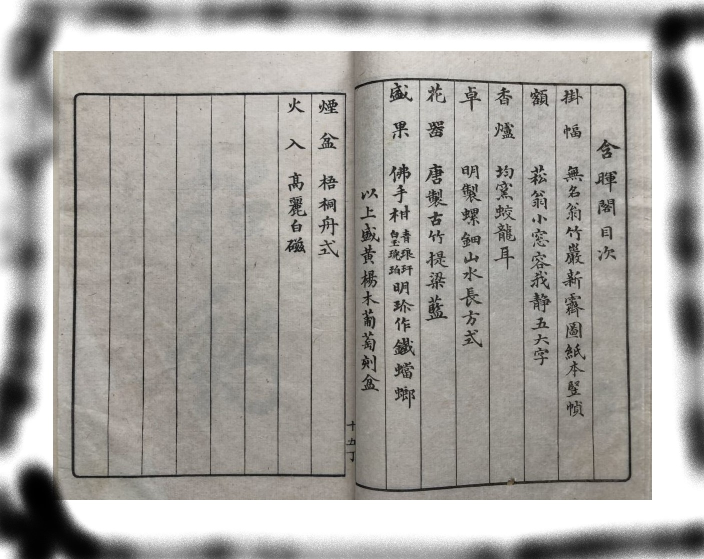
#> input picture oldbook_bad.jpg, 1408 x 1118 px (shown at 1/2 size)
$ python opencv_test.py
#> lines starting #> are read from the running program, lines starting #| are printed output that depends on the picture; after the words box and inside, x2 and y2 are one past the last pixel; in counts of white or black regions, pixels touching at a corner belong together
import cv2
import numpy as np
import matplotlib.pyplot as plt

def show_img(img):
    # 以視窗的形式展現圖片，視窗大小為圖片的一半
    # 若圖片太大，直接用cv2.imshow會以完整解析度呈現，所以改用下面的nameWindow把圖像放在裡面限制大小
    cv2.namedWindow("windows", 0)
    # 設定窗口大小，("名稱", x, y) x是寬度 y是高度，此處暫以縮小一半作呈現
    cv2.resizeWindow("windows", int(img.shape[1]/2), int(img.shape[0]/2))
    cv2.imshow("windows", img)
    cv2.waitKey()
    cv2.destroyAllWindows()

img = cv2.imread("oldbook_bad.jpg")
#> img is the input picture: shape (1118, 1408, 3); mean B, G, R 159, 163, 165.6
# img.shpae -> (高,寬,通道數)
# 將圖片轉成灰度圖
img_gray = cv2.cvtColor(img, cv2.COLOR_BGR2GRAY)
# 將灰階圖模糊化，能先處理掉一些噪點；有用
img_gray = cv2.medianBlur(img_gray,5)
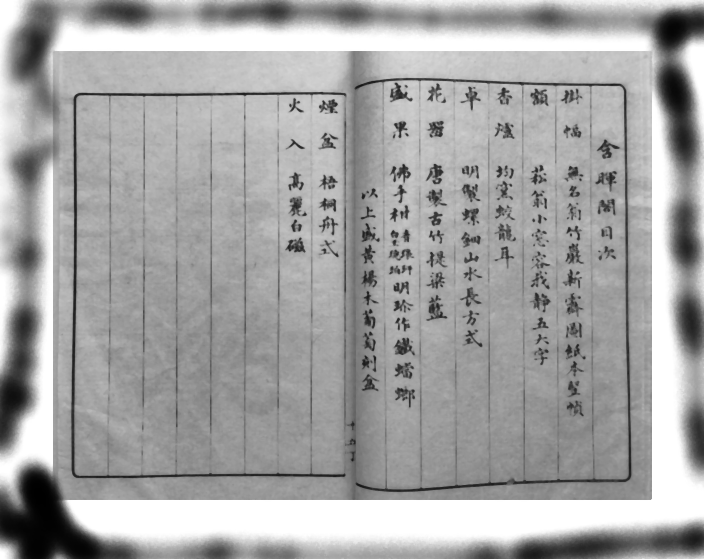
#> img_gray: shape (1118, 1408) (shown at 1/2 size); min 0, max 255, mean 164.3
# 將圖片二值化，ret是閾值，thresh是承接二值化後的資料
# cv2.THRESH_BINARY_INV是在將其反轉，因為我們在乎的是文字的部分
# 也有自適應二值化的方法，可以嘗試https://shengyu7697.github.io/python-opencv-threshold/
ret, thresh = cv2.threshold(img_gray, 127, 255, cv2.THRESH_BINARY_INV)
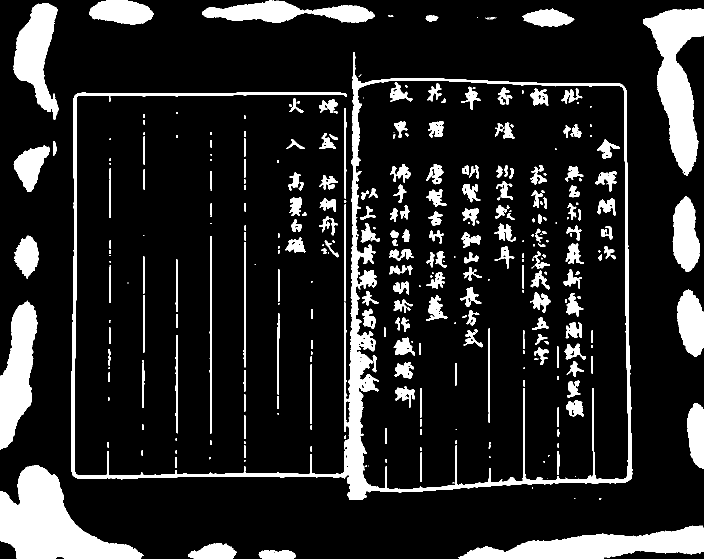
#> thresh: shape (1118, 1408) (shown at 1/2 size); 14.5% white; 358 white regions (106 under 20 px), largest, box (x1, y1, x2, y2) and area: (142, 104, 1265, 1000) 44265, (0, 931, 287, 1118) 26117, (1286, 17, 1408, 352) 19139
# th2 = cv2.adaptiveThreshold(img_gray, 255, cv2.ADAPTIVE_THRESH_MEAN_C, cv2.THRESH_BINARY_INV, 13, 2) # 自適應效果不佳

# kernel 膨脹的卷積核
kernel = np.ones((3, 5), np.uint8)
# 迭代次數表示做幾次膨脹操作，不一定做膨脹操作，但有膨脹的話會取得比較寬限，不會吃掉邊線
thresh = cv2.dilate(thresh, kernel, iterations=5)
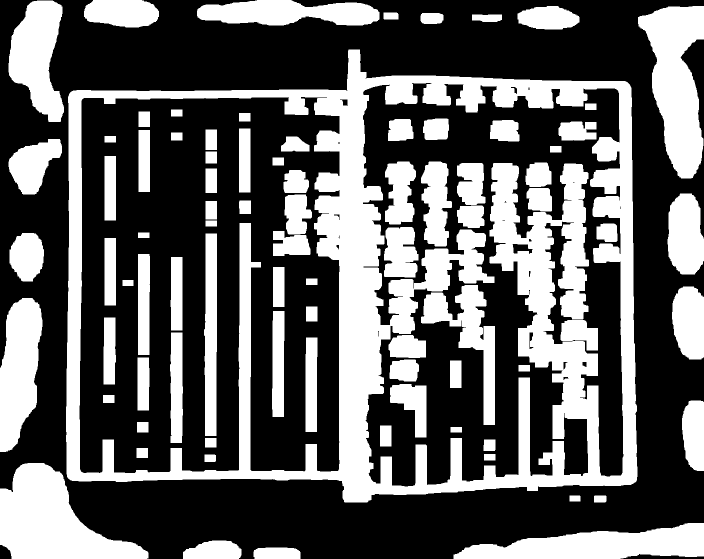
#> thresh: shape (1118, 1408) (shown at 1/2 size); 38% white; 83 white regions

# thresh = cv2.Canny(thresh, 128, 256) # 邊緣檢測，會取的較細連文字部分都捕捉

# cv2.findContour 接受的參數為二值圖，才能抓出等高線
contours, hierarchy = cv2.findContours(thresh, cv2.RETR_EXTERNAL, cv2.CHAIN_APPROX_SIMPLE)
#> contours = 21 contours; largest, box (x1, y1, x2, y2) and area: (132, 99, 1275, 1005) 908466, (0, 926, 297, 1118) 30655, (1276, 12, 1408, 357) 26952, (907, 1046, 1408, 1118) 21924, (0, 596, 85, 904) 18368

# 以下嘗試將框選內東西令為白色
print(f"資料類型 :{type(contours)}")
#| 資料類型 :<class 'list'>
n = len(contours)
#> n = 21
print(n)
#| 21
for i in range(n):
    # 迴圈計算影像框選到的面積
    M = cv2.moments(contours[i])
    area = cv2.contourArea(contours[i])
    print(f"輪廓{i}面積 = {area}")
#> this loop made 21 passes
#> area on passes 1 to 12: 1923, 3385.5, 21924.5, 309, 230.5, 30655, 5164.5, 18368.5, 7734.5, 5080.5, 9492, 6920
#| 輪廓0面積 = 1923.0
#| 輪廓1面積 = 3385.5
#| 輪廓2面積 = 21924.5
#| 輪廓3面積 = 309.0
#| 輪廓4面積 = 230.5
#| 輪廓5面積 = 30655.0
#| 輪廓6面積 = 5164.5
#| 輪廓7面積 = 18368.5
#> (further printed lines are left out)
    # 可以最後提取出最大值
# contours後的-1是取全部，可以單獨選取第n個框選目標，最後面是框線粗度
dst = cv2.drawContours(img,contours,-1,(255,0,0),3)
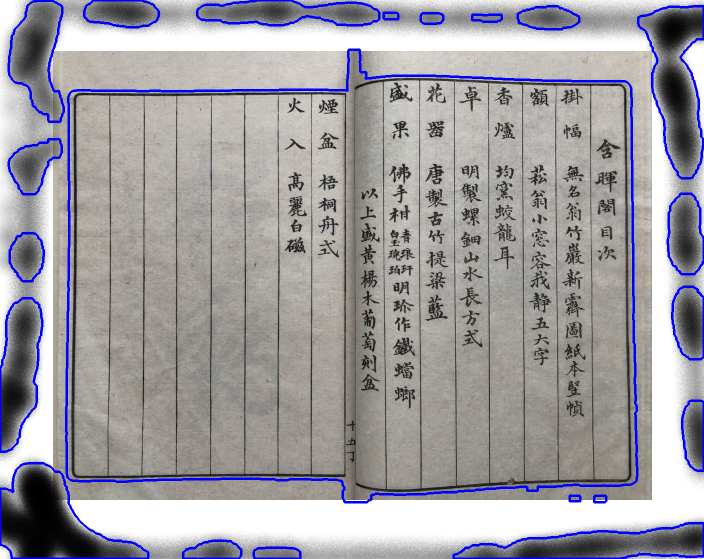
#> dst: shape (1118, 1408, 3) (shown at 1/2 size); mean B, G, R 162.4, 157.1, 159.7

mask = np.zeros(img.shape, np.uint8)
dst = cv2.drawContours(mask,contours,12,(255,255,255),-1)
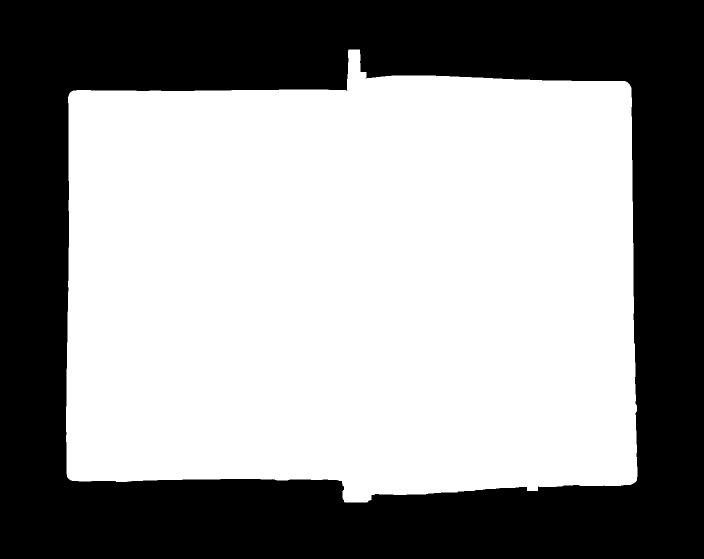
#> dst: shape (1118, 1408, 3) (shown at 1/2 size); 57.8% white; 1 black region, box (x1, y1, x2, y2) and area: (0, 0, 1408, 1118) 663668
show_img(dst)
dst_mask = (np.ones(img.shape, dtype=np.uint8)*255) - dst
#> dst_mask: shape (1118, 1408, 3); 42.2% white; 1 white region
show_img(dst_mask)
img_add = cv2.add(img, dst_mask)
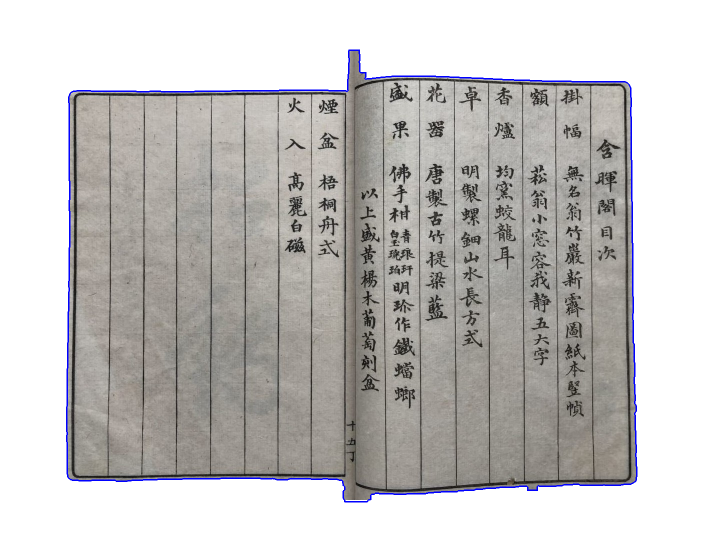
#> img_add: shape (1118, 1408, 3) (shown at 1/2 size); mean B, G, R 192.4, 193.7, 195.7
show_img(img_add)

def draw_approx_hull_polygon(img, cnts):
    # 參考自https://zhuanlan.zhihu.com/p/38739563
    img = np.copy(img)
    # 生成一張相同大小尺寸的空白圖(0..)
    # img = np.zeros(img.shape, dtype=np.uint8)

    # 藍色線段直接取等高線
    # cv2.drawContours(img, cnts, -1, (255, 0, 0), 2)  # blue
    # 綠色線段則是近似多邊形
    # epsilion = img.shape[0]/32
    # approxes = [cv2.approxPolyDP(cnt, epsilion, True) for cnt in cnts]
    # cv2.polylines(img, approxes, True, (0, 255, 0), 2)  # green
    # 紅色線段則是船殼多邊形，與綠色差別在是否"凹陷"；紅色不凹陷
    hulls = [cv2.convexHull(cnt) for cnt in cnts]
#> hulls = 21 contours; largest, box (x1, y1, x2, y2) and area: (132, 99, 1275, 1005) 964134, (0, 926, 297, 1118) 37576, (1276, 12, 1408, 357) 33032, (907, 1046, 1408, 1118) 24480, (17, 1, 128, 244) 20748
    cv2.polylines(img, hulls, True, (0, 0, 255), 2)  # red
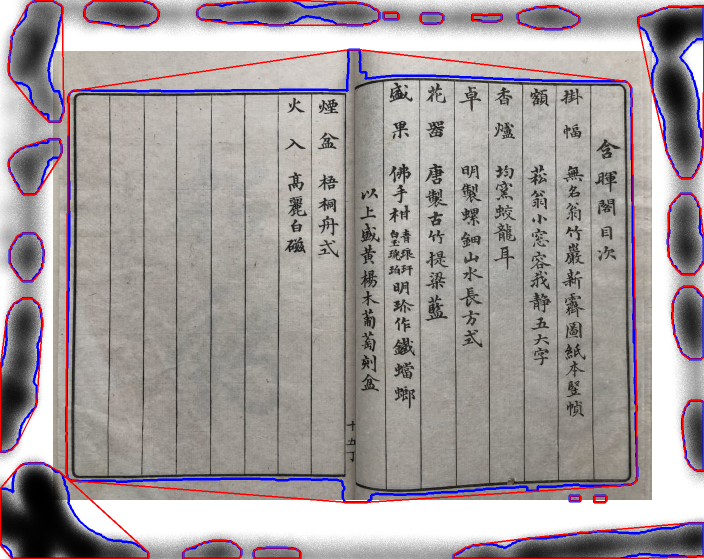
#> img: shape (1118, 1408, 3) (shown at 1/2 size); 2.14% of pixels changed, all inside (x1, y1, x2, y2) = (0, 0, 1408, 1118); drawn as B, G, R
    return img

def draw_min_rect_circle(img, cnts):  # conts = contours
    # img = np.copy(img)
    img = np.zeros(img.shape, dtype=np.uint8)
    for cnt in cnts:
        x, y, w, h = cv2.boundingRect(cnt)
        # 藍色線段為正矩形
        cv2.rectangle(img, (x, y), (x + w, y + h), (255, 0, 0), 2)  # blue
        # # 綠色線段為"最小"矩形
        # min_rect = cv2.minAreaRect(cnt)  # min_area_rectangle
        # min_rect = np.int0(cv2.boxPoints(min_rect))
        # cv2.drawContours(img, [min_rect], 0, (0, 255, 0), 2)  # green
        # # 紅色線段為"最小"圓形
        # (x, y), radius = cv2.minEnclosingCircle(cnt)
        # center, radius = (int(x), int(y)), int(radius)  # for the minimum enclosing circle
        # img = cv2.circle(img, center, radius, (0, 0, 255), 2)  # red
    return img

# 帶入原圖和先前計算的等高線
img_line = draw_approx_hull_polygon(img, contours)
# img_rect = draw_min_rect_circle(img, contours)

# img_add = cv2.add(img, img_line) # 將兩個影像暴力疊加起來
# img_fusion = cv2.addWeighted(img, 0.5, img_line, 0.5, 0) # 將兩個影像按比例融合起來

show_img(img_line)
# show_img(img_rect)
